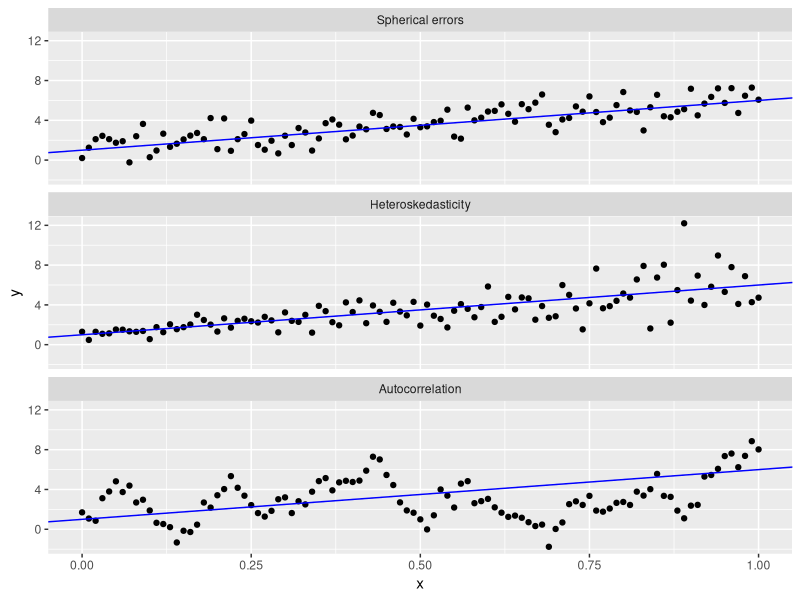
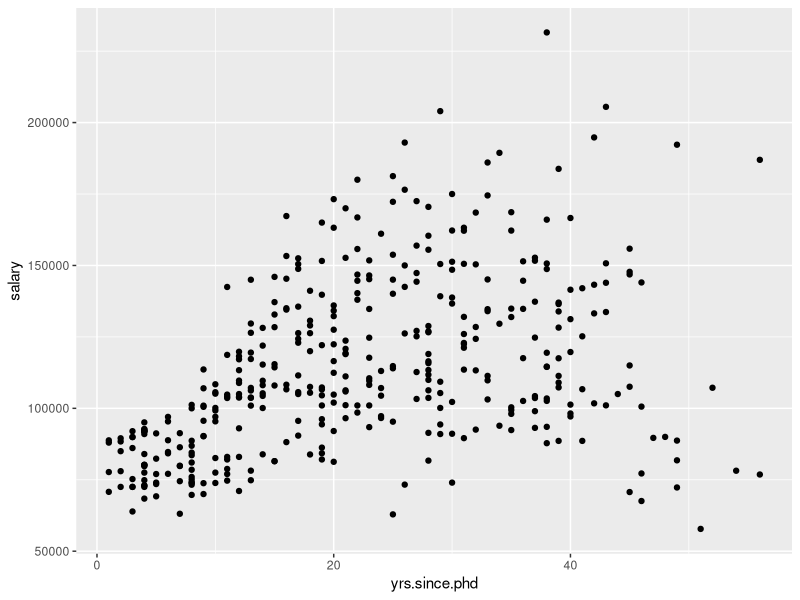

Generate these figures, in order, with R:
## ---- chunk 1
library("tidyverse")

set.seed(41)

## Generate covariate
n_obs <- 101
x <- seq(0, 1, length.out = n_obs)

## Generate errors
e_spher <- rnorm(n_obs, sd = 1)
e_het <- rnorm(n_obs, sd = 0.25 + 2 * x)
e_auto <- numeric(n_obs)
e_auto[1] <- rnorm(1, sd = 1)
for (i in 2:n_obs) {
    e_auto[i] <- 0.95 * e_auto[i - 1] + rnorm(1, sd = 1)
}

## Generate response
alpha <- 1
beta <- 5
ey <- alpha + beta * x
y_spher <- ey + e_spher
y_het <- ey + e_het
y_auto <- ey + e_auto

data_error_types <- data_frame(x, y_spher, y_het, y_auto) %>%
    gather(key = y_type, value = y, starts_with("y")) %>%
    mutate(y_type = factor(y_type,
                           levels = c("y_spher", "y_het", "y_auto"),
                           labels = c("Spherical errors", "Heteroskedasticity", "Autocorrelation")))

ggplot(data_error_types, aes(x = x, y = y)) +
    geom_point() +
    geom_abline(intercept = alpha, slope = beta, colour = "blue") +
    facet_wrap(~ y_type, ncol = 1)
## ---- chunk 2
library("tidyverse")
library("broom")
library("car")
library("lmtest")
library("sandwich")
## ---- chunk 3
data(Salaries)
head(Salaries)
## ---- chunk 4
ggplot(Salaries, aes(x = yrs.since.phd, y = salary)) +
    geom_point()
## ---- chunk 5
ols_salaries <- lm(salary ~ yrs.since.phd + yrs.service,
                   data = Salaries)
summary(ols_salaries)

wls_salaries <- lm(salary ~ yrs.since.phd + yrs.service,
                   weights = 1 / yrs.since.phd,
                   data = Salaries)
summary(wls_salaries)
## ---- chunk 6
bptest(ols_salaries)
## ---- chunk 7
bptest(ols_salaries,
       ~ yrs.since.phd * yrs.service + I(yrs.since.phd^2) + I(yrs.service^2),
       data = Salaries)
## ---- chunk 8
vcv0 <- vcovHC(ols_salaries, type = "HC0")
vcv0
## ---- chunk 9
coeftest(ols_salaries)  # Original table
coeftest(ols_salaries, vcov = vcv0)  # With corrected SEs
## ---- chunk 10
tidy(coeftest(ols_salaries, vcov = vcv0))
## ---- chunk 11
linearHypothesis(ols_salaries,
                 c("yrs.since.phd = 1500", "yrs.service = -500"),
                 vcov = vcv0,
                 test = "Chisq")
## ---- chunk 12
vcv0_wls <- vcovHC(wls_salaries, type = "HC0")
coeftest(wls_salaries)  # Original
coeftest(wls_salaries, vcov = vcv0_wls)  # Corrected
